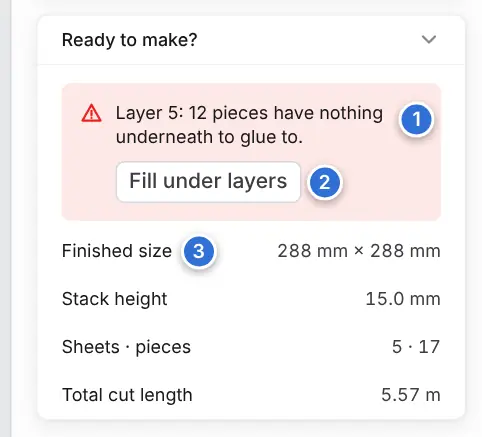
#> input picture src/guide/atomm/checks.webp, 482 x 437 px, given in place of view-2d.png, which was not available
$ python guide-shots-pack.py ../src/guide/atomm/checks.webp ../src/guide/atomm/draw.webp
#> lines starting #> are read from the running program, lines starting #| are printed output that depends on the picture
"""Turns the PNG screenshots from guide-shots.cjs into the small WebP files the Guide bundles.
usage: python3 scripts/guide-shots-pack.py <shots dir> <src/guide dir>"""
import sys, os
from PIL import Image

src, out = sys.argv[1], sys.argv[2]
os.makedirs(out, exist_ok=True)
MAXW = 1100

def save(im, name):
    if im.width > MAXW:
        im = im.resize((MAXW, round(im.height * MAXW / im.width)), Image.LANCZOS)
    p = os.path.join(out, name + '.webp')
    im.convert('RGB').save(p, 'WEBP', quality=74, method=6)
    print(f'{name}.webp  {im.width}x{im.height}  {os.path.getsize(p) // 1024} kB')

names = sorted(f[:-4] for f in os.listdir(src) if f.endswith('.png') and not f.startswith('_'))
for n in names:
    if n.startswith('view-'):
        continue
    save(Image.open(os.path.join(src, n + '.png')), n)

# the three views side by side
views = [Image.open(os.path.join(src, f'view-{v}.png')) for v in ('2d', '3d', 'sheets')]
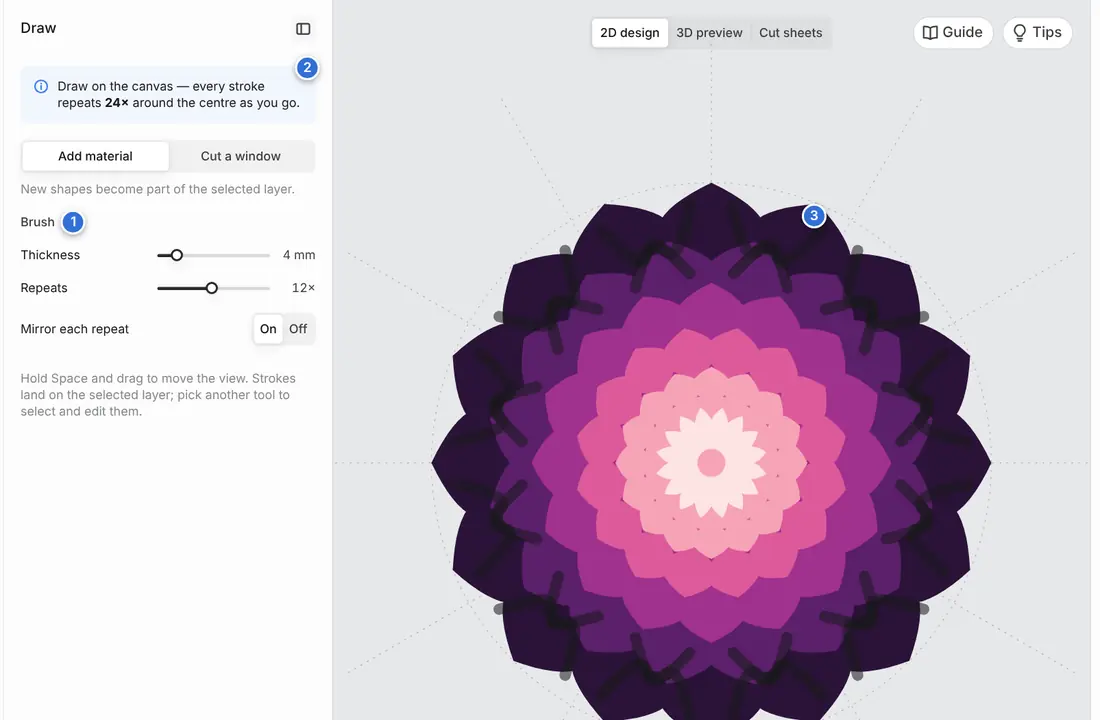
#> input picture src/guide/atomm/draw.webp, 1100 x 720 px, given in place of view-3d.png, which was not available
gap = 12
strip = Image.new('RGB', (sum(v.width for v in views) + gap * 2, views[0].height), 'white')
#> strip: PIL image 2706x437 RGB; every value is 255
x = 0
for v in views:
    strip.paste(v, (x, 0)); x += v.width + gap
#> this loop made 3 passes
#> x on passes 1 to 3: 494, 1606, 2718
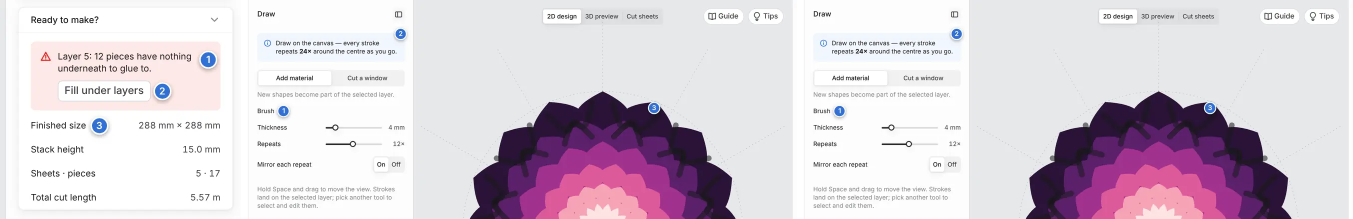
#> strip: PIL image 2706x437 RGB (shown at 1/2 size); mean R, G, B 216.3, 206.6, 216.6
#> after the loop, x = 2718
save(strip, 'views')
#> in save, `im = im.resize((MAXW, round(im.height * MAXW / im.width)), Image.LANCZ..`:
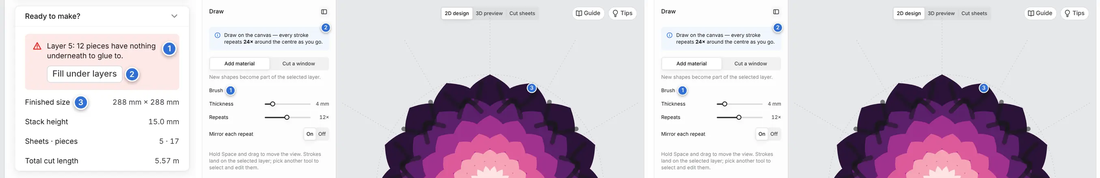
#> im: PIL image 1100x178 RGB; mean R, G, B 216.2, 206.5, 216.4
#| views.webp  1100x178  12 kB
